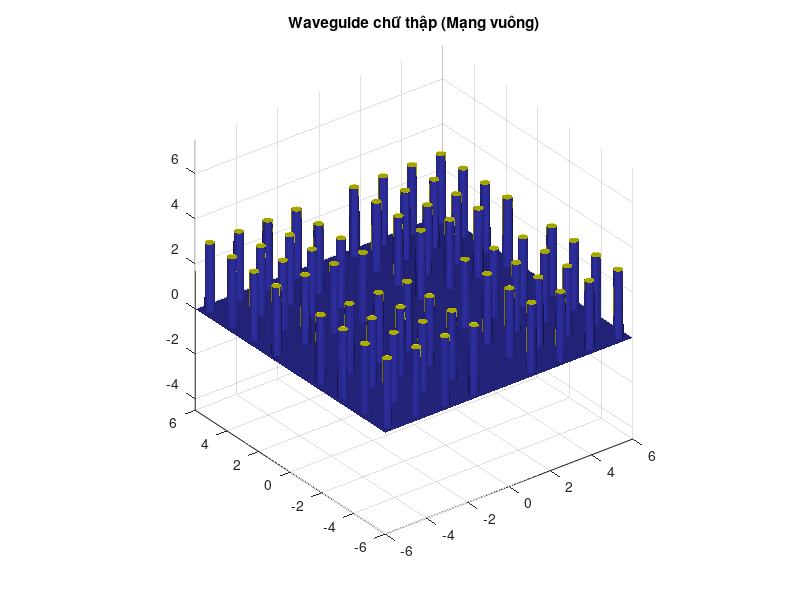

The MATLAB source for this figure:
a = 0.2;    
b = 1.4;    
H = 3;      

[X, Y] = meshgrid(-6:0.005:6, -6:0.005:6); 
mask_cross = false(size(X));

for m = -4:4
    for n = -4:4
        if m == 0 || n == 0
            continue;
        end
        
        xc = n * b;
        yc = m * b;
        mask_cross((X - xc).^2 + (Y - yc).^2 <= a^2) = true;
    end
end

mask_dilated = conv2(double(mask_cross), ones(3), 'same') > 0;
boundary = mask_dilated & ~mask_cross;

Z = zeros(size(X));
Z(mask_cross) = H;         
Z(boundary) = 0;     

figure('Color', 'w');
surf(X, Y, Z, 'LineStyle', 'none');
colormap([0.2 0.2 0.7; 1 1 0]);
title('Waveguide chữ thập (Mạng vuông)');
axis equal; grid on; view(3);
camlight('headlight'); lighting gouraud;
